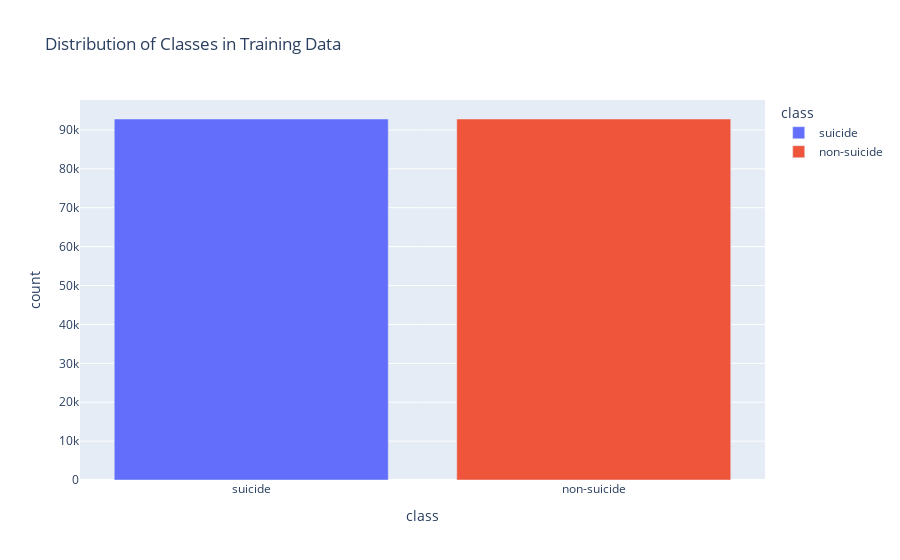

The notebook cell saved with this chart:
### Code cell
train_counts = train_data['class'].value_counts().reset_index()
train_counts.columns = ['class', 'count']
plx.bar(train_counts, x='class', y='count', color='class', title='Distribution of Classes in Training Data')

### Figure 1 — Plotly figure (JSON) as saved in the notebook; plotly's stock layout.template omitted (floating-point values rounded to 4 significant figures)
{"data": [{"hovertemplate": "class=%{x}<br>count=%{y}<extra></extra>", "legendgroup": "suicide", "marker": {"color": "#636efa", "pattern": {"shape": ""}}, "name": "suicide", "orientation": "v", "showlegend": true, "textposition": "auto", "type": "bar", "x": ["suicide"], "xaxis": "x", "y": [92831], "yaxis": "y"}, {"hovertemplate": "class=%{x}<br>count=%{y}<extra></extra>", "legendgroup": "non-suicide", "marker": {"color": "#EF553B", "pattern": {"shape": ""}}, "name": "non-suicide", "orientation": "v", "showlegend": true, "textposition": "auto", "type": "bar", "x": ["non-suicide"], "xaxis": "x", "y": [92828], "yaxis": "y"}], "layout": {"barmode": "relative", "legend": {"title": {"text": "class"}, "tracegroupgap": 0}, "title": {"text": "Distribution of Classes in Training Data"}, "xaxis": {"anchor": "y", "categoryarray": ["suicide", "non-suicide"], "categoryorder": "array", "domain": [0, 1], "title": {"text": "class"}}, "yaxis": {"anchor": "x", "domain": [0, 1], "title": {"text": "count"}}}}
